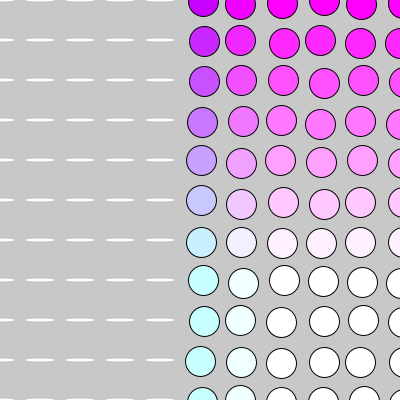
Frame 1 (no input)
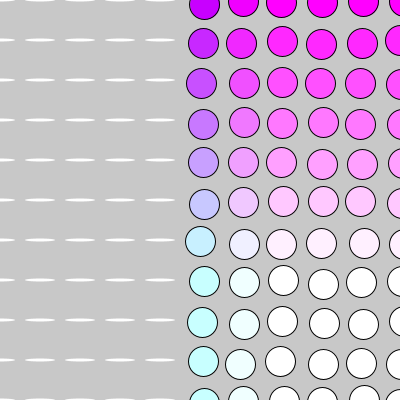
Frame 60 (the mouse pressed at the canvas centre just before this capture)
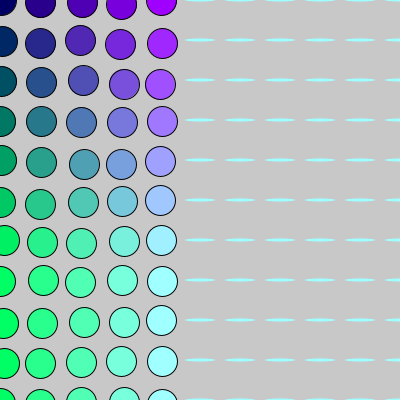
Frame 120 (the mouse held since frame 60 and released just before this capture)

The Processing sketch that drew these frames (run headless with seeded random() and noise(); from frame 60 on, the mouse is pressed at the canvas centre):

// Processing sketch: processing_41117
// ── processing_41117.pde


int moveX=1;
int moveY=1;


void setup() {
  size(400, 400);
  smooth();
}

void draw() {
  background(200);
  for (int y = 0; y < width/2; y = y +40) {
    for (int x = 0; x <= height; x = x +40) {
      noStroke();
      ellipse (y, x, 30, 3);
    }
  }

  for (int y1 = width/2; y1 <= width; y1=y1 +40) {
    for (int x1 = 0; x1 <= height; x1 = x1 +40) {

      stroke(0);
      fill(y1, x1, y1+100);
      ellipse (y1+random(5), x1+random(5), 30, 30);
    }
  }

  if (mousePressed) {

    background(200);
    for (int y = 0; y < width/2; y = y +40) {
      for (int x = 0; x <= height; x = x +40) {
        stroke(0);
        fill(y, x, y+100);
        ellipse (y+random(5), x+random(5), 30, 30);
      }
    }

    for (int y1 = width/2; y1 <= width; y1=y1 +40) {
      for (int x1 = 0; x1 <= height; x1 = x1 +40) {

        noStroke();
        ellipse (y1, x1, 30, 3);
      }
    }
  }
}
